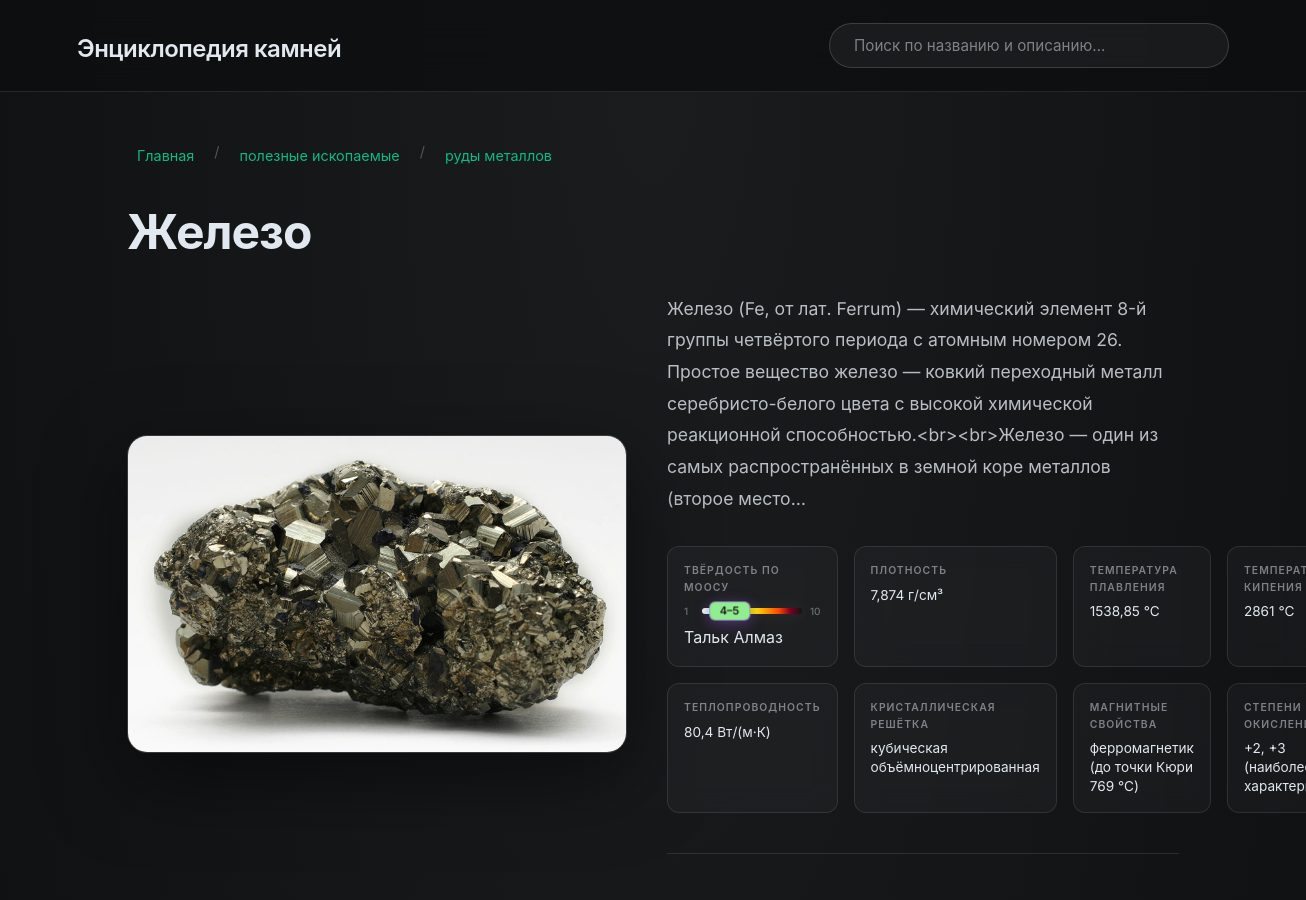
The app's page /gem/zhelezo (upper part), older data.
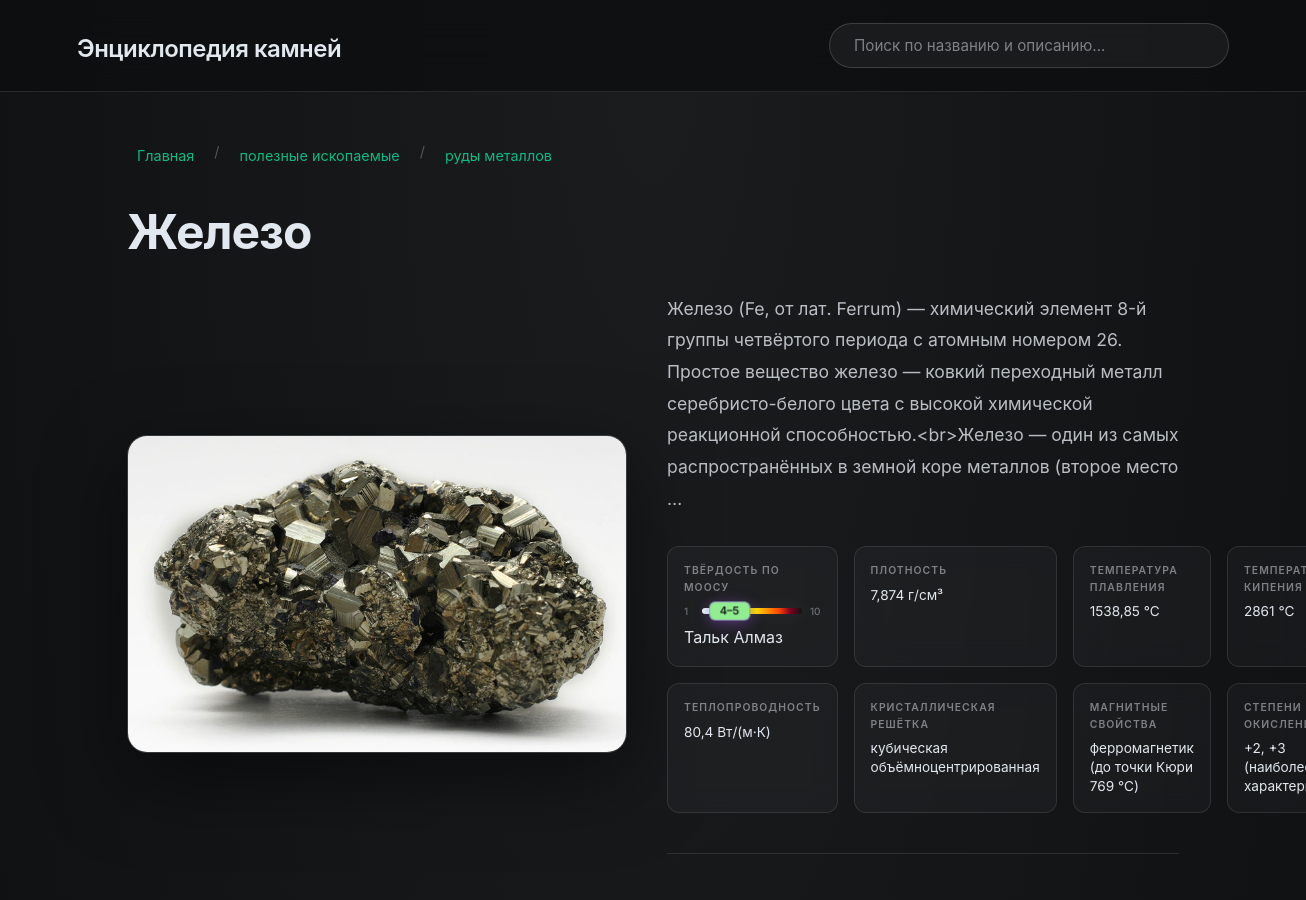
The same page, newer data.
### models.py (models this page shows, shortened)
class Gem(db.Model):
    __tablename__ = 'gems'
    id = db.Column(db.Integer, primary_key=True)
    name = db.Column(db.String(100), nullable=False, index=True)
    slug = db.Column(db.String(100), unique=True, nullable=False, index=True)
    category = db.Column(db.String(50), nullable=False)  # руды металлов/нерудные/строительные/полудрагоценный/поделочный/органический
    parent_category = db.Column(db.String(50), nullable=True)  # полезные ископаемые/самоцветы
    description = db.Column(db.Text, nullable=False)
    properties = db.Column(db.Text)  # физические/химические свойства
    locations = db.Column(db.Text)   # места добычи
    facts = db.Column(db.Text)       # интересные факты
    zodiac = db.Column(db.Text)      # зодиакальные характеристики
    magic_props = db.Column(db.Text) # магические свойства
    image_filename = db.Column(db.String(200))  # имя файла изображения
    gallery = db.Column(db.Text)  # JSON список дополнительных фото
    created_at = db.Column(db.DateTime, default=datetime.utcnow)
    updated_at = db.Column(db.DateTime, default=datetime.utcnow, onupdate=datetime.utcnow)
    def get_gallery(self):
        if not self.gallery:
            return []
        try:
            return json.loads(self.gallery)
        except:
            return []

### app.py (the view)
@app.route('/gem/<slug>')
def gem_detail(slug):
    gem = Gem.query.filter_by(slug=slug).first_or_404()
    return render_template('gem_detail.html', gem=gem)

### app.py (called while the page is built)
@app.template_filter('nl2br')
def nl2br_filter(s):
    if not s:
        return ''
    return s.replace('\n', '<br>')

@app.template_filter('text_color')
def text_color_filter(bg_hex: str) -> str:
    try:
        bg_hex = bg_hex.lstrip('#')
        r, g, b = int(bg_hex[0:2], 16), int(bg_hex[2:4], 16), int(bg_hex[4:6], 16)
        brightness = (0.299 * r + 0.587 * g + 0.114 * b) / 255
        return '#1a1a1a' if brightness > 0.5 else '#ffffff'
    except:
        return '#ffffff'

@app.template_filter('category_plural')
def category_plural_filter(category: str) -> str:
    if not category:
        return ''
    category_forms = {
        'поделочный': 'поделочные',
        'органический': 'органические',
        'полудрагоценный': 'полудрагоценные',
        'строительные': 'строительные',
        'нерудные': 'нерудные',
        'руды металлов': 'руды металлов',
    }
    return category_forms.get(category, category)

### templates/gem_detail.html (shortened to what this page needs)
{% extends "base.html" %}
{% set show_alphabet = false %}
{% block content %}
<article class="gem-detail">
    <nav class="breadcrumbs">
        <a href="{{ url_for('welcome') }}">Главная</a>
        <span class="crumb-sep">/</span>
        {% if gem.parent_category %}
        <a href="{{ url_for('catalog', parent_category=gem.parent_category) }}">{{ gem.parent_category }}</a>
        <span class="crumb-sep">/</span>
        {% endif %}
        <a href="{{ url_for('catalog', category=gem.category|category_plural) }}">{{ gem.category|category_plural }}</a>
    </nav>
    <header class="gem-detail-header">
        <h1 class="gem-title">{{ gem.name }}</h1>
    </header>
    {% if gem.description or gem.image_filename %}
    <div class="gem-intro-wrapper">
        {% if gem.image_filename %}
        <div class="gem-image-column">
            <div class="gem-detail-main-image">
                <img src="{{ url_for('uploaded_file', filename=gem.image_filename) }}" alt="{{ gem.name }}" class="main-image-clickable" onclick="openLightbox(0)">
            </div>
            {% set gallery = gem.get_gallery() %}
        </div>
        {% endif %}
        <div class="gem-intro-column">
            {% if gem.description %}
            <div class="gem-intro">
                {{ gem.description[:300]|nl2br }}{% if gem.description|length > 300 %}…{% endif %}
            </div>
            {% endif %}
            {% if gem.properties %}
            <div class="gem-specs-grid-full">
                {% for line in gem.properties.split('\n') %}
                    {% if line.strip() and ':' in line %}
                    {% set label = line.split(':')[0].strip() %}
                    {% set value = line.split(':', 1)[1].strip() %}
                    {% if label == 'Твёрдость по Моосу' or label == 'Твердость по Моосу' %}
                    {% set mohs_value = value.split('–')[0].replace(',', '.')|float %}
                    {% set mohs_position = ((mohs_value - 1) / 9) * 100 %}
                    {% set mohs_bg_color = value|mohs_color %}
                    {% set mohs_text_color = mohs_bg_color|text_color %}
                    <div class="gem-spec-card-full">
                        <div class="spec-label">Твёрдость по Моосу</div>
                        <div class="mohs-scale-new">
                            <div class="mohs-bar-container">
                                <span class="mohs-number mohs-number-left">1</span>
                                <div class="mohs-bar"></div>
                                <div class="mohs-badge" style="left: {{ mohs_position }}%; background-color: {{ mohs_bg_color }}; color: {{ mohs_text_color }}">
                                    {{ value }}
                                </div>
                                <span class="mohs-number mohs-number-right">10</span>
                            </div>
                            <div class="mohs-sublabels">
                                <span class="mohs-sublabel-left">Тальк</span>
                                <span class="mohs-sublabel-right">Алмаз</span>
                            </div>
                        </div>
                    </div>
                    {% else %}
                    <div class="gem-spec-card-full">
                        <div class="spec-label">{{ label }}</div>
                        <div class="spec-value">{{ value }}</div>
                    </div>
                    {% endif %}
                    {% endif %}
                {% endfor %}
            </div>
            {% endif %}
        </div>
    </div>
    {% endif %}
</article>
        {% set gallery = gem.get_gallery() %}
{% endblock %}

Row changes from the older to the newer data that the page shows:
changed Gem "Железо": description "…с высокой химической реакционной способностью.<br><br>Железо — один из самых…" → "…с высокой химической реакционной способностью.<br>Железо — один из самых…"
